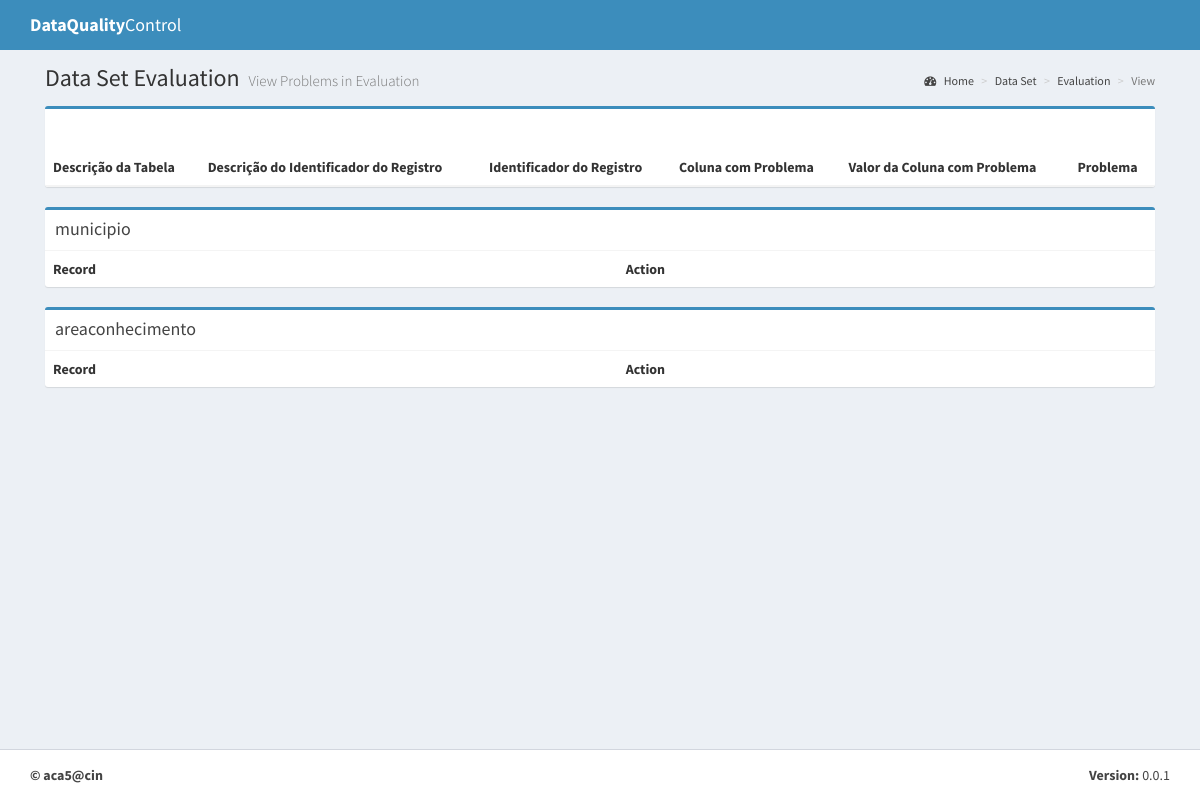
The page /dataset/21/evaluation/32 on the database as committed earlier.
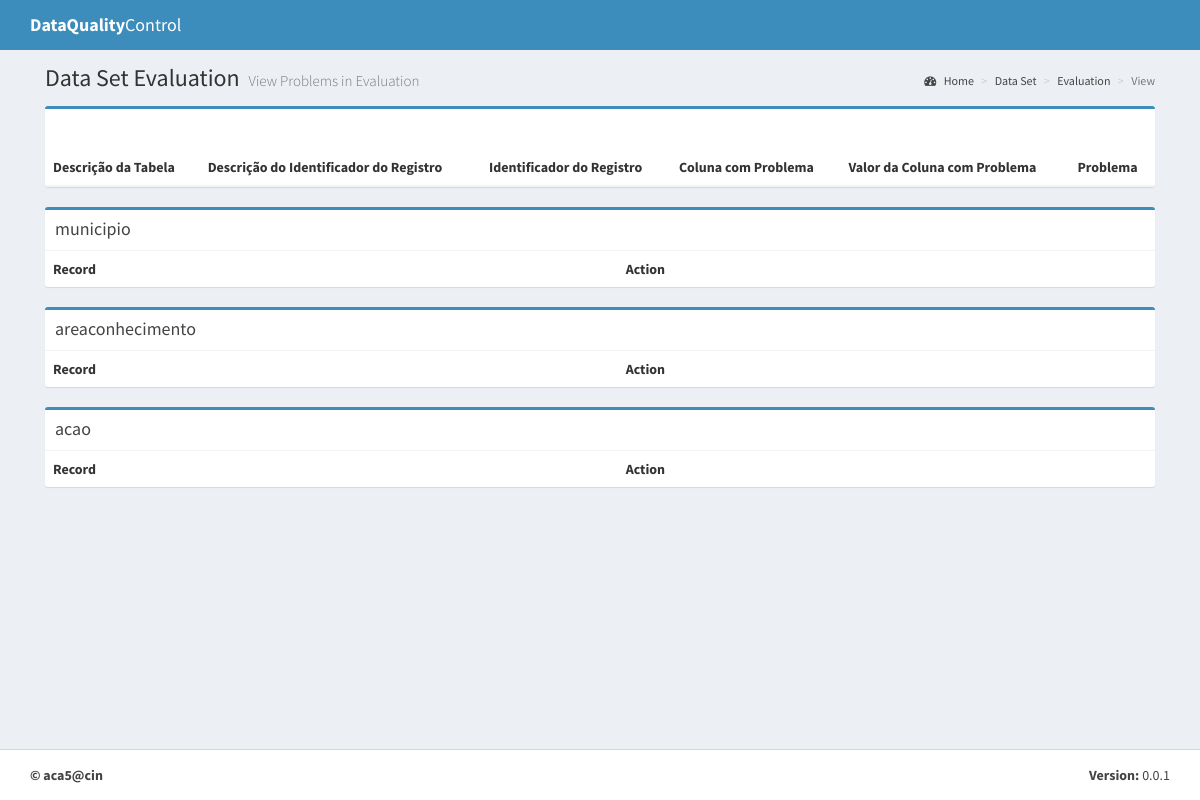
The same page on the database as committed later.
### dqc/models.py (models this page shows, shortened)
class DataTable(models.Model):
    name = models.CharField(max_length=200)
    description = models.TextField()
    data_set = models.ForeignKey(DataSet)
    created_at = models.DateTimeField(auto_now_add=True)
    data_column_identify = models.ForeignKey('DataColumn', null=True)

### dqc/views.py (the view)
# urls.py: url(r'^dataset/(?P<id>\d+)/evaluation/(?P<id_evaluation>\d+)$', views.evaluation_view, name="evaluation_view"),
def evaluation_view(request, id, id_evaluation):
    dataset = DataSet.objects.get(id=id)
    evaluation = DataSetEvaluation.objects.get(id=id_evaluation)
    datatables = DataTable.objects.filter(data_set=dataset)
    evaluation_problems = DataSetEvaluationProblem.objects.filter(data_set_evaluation=evaluation)
    datarecord_per_table = []
    for dt in datatables:
        datarecord_per_table += [(dt.name, DataRecord.objects.filter(data_table=dt, datasetevaluationproblem__data_set_evaluation=evaluation))]
    return render(request, 'data_evaluation_view.html',
                  {"dataset":dataset, "evaluation": evaluation, "datatables": datatables, 'datarecord_per_table': datarecord_per_table, 'problems':evaluation_problems})

### templates/data_evaluation_view.html (shortened to what this page needs)
{% extends "template.html" %}
{% load poll_extras %}
{% block content-header %}
    <h1>
        Data Set Evaluation
        <small> View Problems in Evaluation </small>
    </h1>
    <ol class="breadcrumb">
        <li><a href="{% url 'index' %}"><i class="fa fa-dashboard"></i> Home</a></li>
        <li><a href="{% url 'dataset_list' %}">Data Set</a></li>
        <li><a href="{% url 'evaluation_list' dataset.id %}">Evaluation</a></li>
        <li class="active">View</li>
    </ol>
{% endblock %}
{% block content %}
    <div class="box box-primary">
        <div class="box-header">
        </div>
        <div class="box-body no-padding table-responsive">
            <table class="table">
                <thead>
                <tr>
                    <th>Descrição da Tabela</th>
                    <th>Descrição do Identificador do Registro</th>
                    <th>Identificador do Registro</th>
                    <th>Coluna com Problema</th>
                    <th>Valor da Coluna com Problema</th>
                    <th>Problema</th>
                </tr>
                </thead>
            </table>
        </div>
    </div>
    {% for table in datatables %}
    <div class="box box-primary">
        <div class="box-header">
            <h3 class="box-title">{{ table.name }} </h3>
        </div>
        <div class="box-body no-padding table-responsive">
            <table class="table">
                <tbody>
                <tr>
                    <th>Record</th>
                    <th>Action</th>
                </tr>
                </tbody>
            </table>
        </div>
    </div>
    {% endfor %}
{% endblock %}

Rows that differ between the two databases and show on the page:
added DataTable: name "acao"
